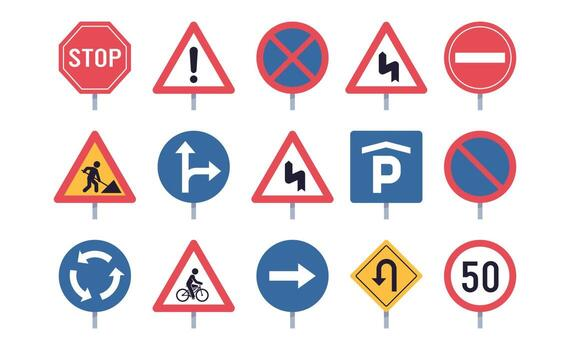
#> input picture traffic signs.jpg, 575 x 350 px
$ jupyter execute Traffic_signs_recognation.ipynb   (shell and % lines are left out)
#> lines starting #> are read from the running program, lines starting #| are printed output that depends on the picture; after the words box and inside, x2 and y2 are one past the last pixel; in counts of white or black regions, pixels touching at a corner belong together
[cell 1]
# Step 0: Install required libraries

[cell 2]
# Step 1: Import libraries
import cv2
import numpy as np
import matplotlib.pyplot as plt
from google.colab import files

[cell 3]
# Step 2: Upload your single image
# You will select "traffic signs.jpg" from your computer
uploaded = files.upload()
#> the answer given: traffic signs.jpg

[cell 4]
import cv2
import numpy as np
import matplotlib.pyplot as plt

def detect_traffic_signs(image_path):
#> called with image_path = 'traffic signs.jpg'
    img = cv2.imread(image_path)
#> img is the input picture: shape (350, 575, 3); mean B, G, R 221.5, 217.3, 228.2
    img = cv2.resize(img, (1000, 1000))
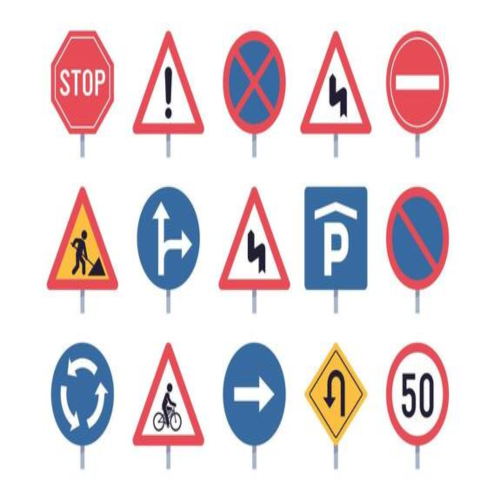
#> img: shape (1000, 1000, 3) (shown at 1/2 size); mean B, G, R 221.4, 217.3, 228.1
    orig = img.copy()
    hsv = cv2.cvtColor(img, cv2.COLOR_BGR2HSV)
#> hsv: shape (1000, 1000, 3); mean H, S, V 51.6, 37, 238.1

    # --- Color Masks ---
    lower_red1, upper_red1 = np.array([0, 70, 50]), np.array([10, 255, 255])
    lower_red2, upper_red2 = np.array([170, 70, 50]), np.array([180, 255, 255])
    mask_red = cv2.inRange(hsv, lower_red1, upper_red1) + cv2.inRange(hsv, lower_red2, upper_red2)
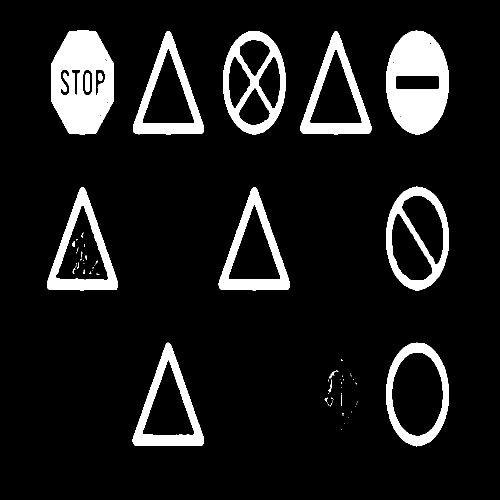
#> mask_red: shape (1000, 1000) (shown at 1/2 size); 10.4% white; 78 white regions (58 under 20 px), largest, box (x1, y1, x2, y2) and area: (102, 61, 228, 270) 18707, (772, 61, 898, 269) 17929, (446, 62, 571, 270) 9408

    lower_blue = np.array([100, 150, 50]), np.array([140, 255, 255])
    mask_blue = cv2.inRange(hsv, lower_blue[0], lower_blue[1])
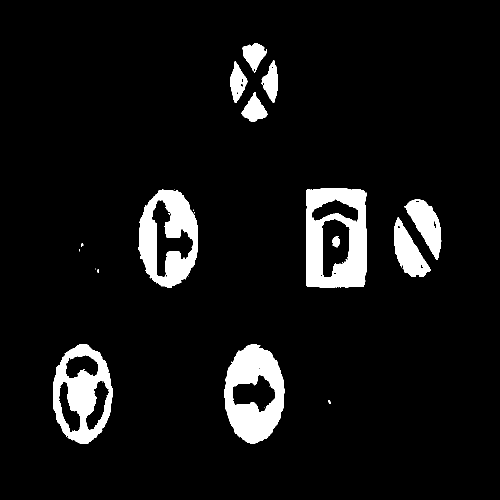
#> mask_blue: shape (1000, 1000) (shown at 1/2 size); 7.1% white; 25 white regions (11 under 20 px), largest, box (x1, y1, x2, y2) and area: (612, 376, 733, 576) 16379, (448, 688, 570, 888) 14524, (277, 379, 396, 576) 13033

    lower_yellow = np.array([15, 100, 100]), np.array([35, 255, 255])
    mask_yellow = cv2.inRange(hsv, lower_yellow[0], lower_yellow[1])
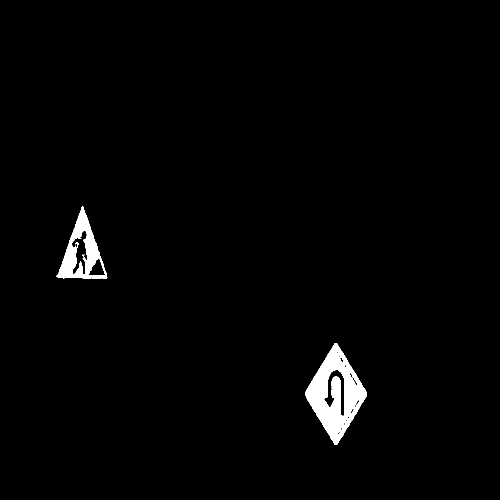
#> mask_yellow: shape (1000, 1000) (shown at 1/2 size); 1.7% white; 3 white regions (1 under 20 px), largest, box (x1, y1, x2, y2) and area: (611, 686, 734, 890) 11767, (113, 413, 215, 558) 5556

    lower_white = np.array([180, 180, 180])
    upper_white = np.array([255, 255, 255])
    mask_white = cv2.inRange(img, lower_white, upper_white)
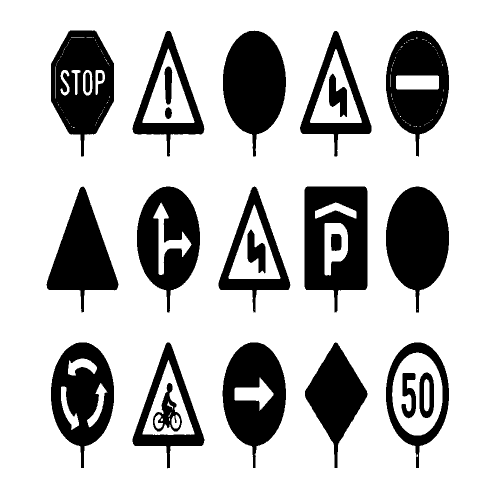
#> mask_white: shape (1000, 1000) (shown at 1/2 size); 76% white; 25 black regions, largest, box (x1, y1, x2, y2) and area: (609, 373, 735, 625) 21244, (446, 61, 572, 313) 20851, (772, 373, 898, 625) 20848

    mask_total = mask_red + mask_blue + mask_yellow
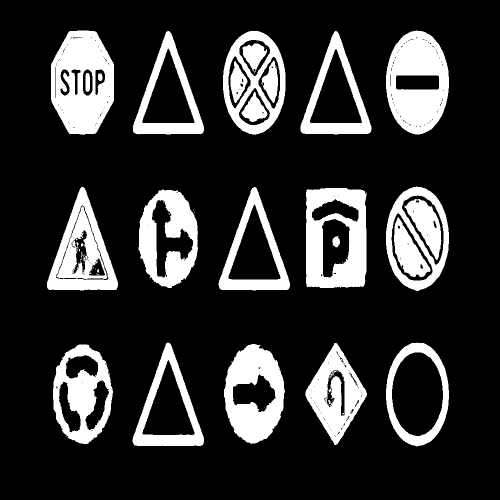
#> mask_total: shape (1000, 1000) (shown at 1/2 size); 19.2% white; 59 white regions (32 under 20 px), largest, box (x1, y1, x2, y2) and area: (102, 61, 228, 270) 18707, (772, 61, 898, 269) 17929, (612, 376, 733, 576) 16379
    kernel = np.ones((5,5), np.uint8)
    mask_total = cv2.morphologyEx(mask_total, cv2.MORPH_CLOSE, kernel)
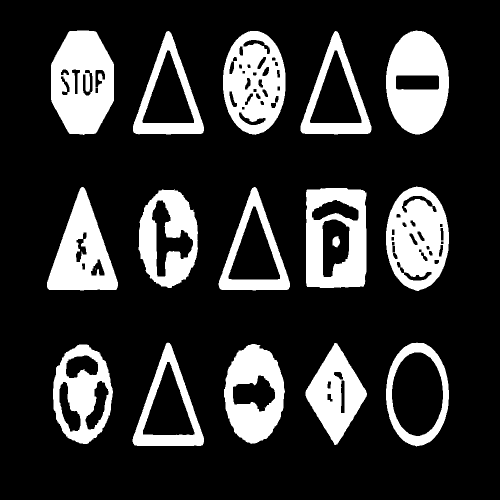
#> mask_total: shape (1000, 1000) (shown at 1/2 size); 19.8% white; 17 white regions (1 under 20 px)

    contours, _ = cv2.findContours(mask_total, cv2.RETR_EXTERNAL, cv2.CHAIN_APPROX_SIMPLE)
#> contours = 15 contours; largest, box (x1, y1, x2, y2) and area: (612, 376, 733, 576) 23264, (102, 61, 228, 270) 20875, (772, 61, 898, 269) 20249, (772, 373, 898, 582) 20214, (446, 62, 571, 270) 20197
    contours = sorted(contours, key=lambda c: (cv2.boundingRect(c)[1] // 100, cv2.boundingRect(c)[0]))

    for i, cnt in enumerate(contours):
        area = cv2.contourArea(cnt)
        if area > 1000:
            peri = cv2.arcLength(cnt, True)
            approx = cv2.approxPolyDP(cnt, 0.03 * peri, True)
            num_vertices = len(approx)

            x, y, w, h = cv2.boundingRect(cnt)
            red_px = cv2.countNonZero(mask_red[y:y+h, x:x+w])
            blue_px = cv2.countNonZero(mask_blue[y:y+h, x:x+w])
            yellow_px = cv2.countNonZero(mask_yellow[y:y+h, x:x+w])
            white_px = cv2.countNonZero(mask_white[y:y+h, x:x+w])

            sign_label = "SIGN"

            # --- 1. YELLOW LOGIC (FIXED) ---
            if yellow_px > 500:
                # Diamond shape (usually 4 vertices) is U-TURN
                if num_vertices == 4:
                    sign_label = "U-TURN"
                # Rectangles or other yellow concentrations are CAUTION
                else:
                    sign_label = "CAUTION"

            # --- 2. RED LOGIC (STOP, SPEED LIMIT, DANGER) ---
            elif red_px > blue_px:
                # Circle + White concentration > 15000 is SPEED LIMIT
                if num_vertices > 5 and white_px > 15000:
                    sign_label = "SPEED LIMIT"
                # Octagon/Circle with low white is STOP
                elif num_vertices >= 7 or (num_vertices > 5 and white_px <= 15000):
                    sign_label = "STOP"
                # Triangle/Rectangle is DANGER / WARNING
                elif 3 <= num_vertices <= 4:
                    sign_label = "DANGER / WARNING"

            # --- 3. BLUE LOGIC (DIRECTIONAL, PARKING) ---
            elif blue_px > 500:
                # Exact square/rectangle is PARKING
                if num_vertices == 4:
                    sign_label = "PARKING"
                # Circle/other is DIRECTIONAL
                else:
                    sign_label = "DIRECTIONAL"

            # --- LABEL PLACEMENT (ALWAYS ABOVE) ---
            y_offset = 25 if (i % 2 == 0) else 55
            text_y = y - y_offset
            if text_y < 20: text_y = 20

            cv2.rectangle(orig, (x, y), (x+w, y+h), (0, 255, 0), 2)
            cv2.putText(orig, sign_label, (x, text_y),
                        cv2.FONT_HERSHEY_SIMPLEX, 0.6, (0, 255, 0), 2)
#> this loop made 15 passes
#> (area, peri, approx, num_vertices, x, y, w, h) on passes 2, 4, 6, 8, 9, 12, 14: (16180.5, 608.7, [[335, 62], [266, 262], [402, 267]], 3, 266, 62, 142, 207), (16114, 606.1, [[670, 62], [601, 261], [735, 267]], 3, 601, 62, 142, 207), (16189.5, 608.7, [[163, 374], [94, 574], [231, 579]], 3, 94, 374, 142, 207), (16207.5, 608.7, [[508, 374], [438, 574], [574, 579]], 3, 437, 374, 143, 207), (23264, 633.9, [[614, 379], [614, 573], [726, 573], [732, 385]], 4, 612, 376, 121, 200), (16245.5, 610.7, [[335, 685], [265, 883], [401, 891]], 3, 265, 685, 143, 207), (13247, 511.8, [[669, 686], [611, 791], [671, 889], [733, 786]], 4, 611, 686, 123, 204)
#> (area, peri, num_vertices, x, y, w, h, red_px) on passes 1, 3, 5, 7, 10, 11: (20875, 575.8, 8, 102, 61, 126, 209, 19135), (20197, 557.7, 8, 446, 62, 125, 208, 9408), (20249, 558.6, 8, 772, 61, 126, 208, 17929), (17938.5, 564.9, 8, 277, 378, 119, 198, 0), (20213.5, 558.8, 8, 772, 373, 126, 209, 8062), (18006, 554.3, 7, 106, 689, 120, 199, 0)
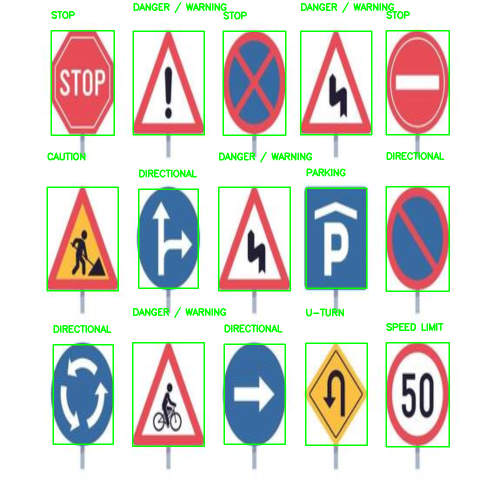
#> orig: shape (1000, 1000, 3) (shown at 1/2 size); 4.37% of pixels changed, all inside (x1, y1, x2, y2) = (93, 4, 900, 895)

    plt.figure(figsize=(12, 12))
    plt.imshow(cv2.cvtColor(orig, cv2.COLOR_BGR2RGB))
    plt.axis('off')
    plt.show()

detect_traffic_signs('traffic signs.jpg')
